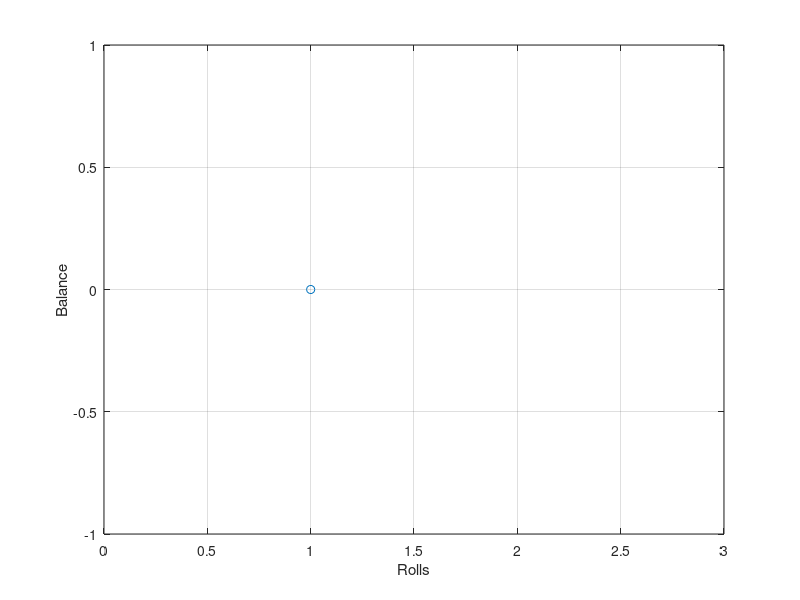

Write MATLAB code to recreate this figure. (Note: this script raises an error after producing the figure.)
clear

evenlist = [2,4,6,8,10,12,14,16,18,20,22,24,26,28,30,32,34,36]; %numbers contained in the even bin (equal to prob of black, red, etc.)
highest_balance = 0;
top_balance_roll = [];
roll_matrix = zeros(2,2);
balance_matrix = zeros(2,2);

prompt ='\nHow many simulations will you run? ';
num_simulation = input(prompt);
if rem(num_simulation, 2) ~= 0 %in order to get a median later, the #of sims must always be odd
    num_simulation = num_simulation+1;
end

prompt2 ='\nWhat is your starting balance? ';
hard_balance = input(prompt2);

for i = 0:num_simulation %generate many vectors
    roll_at_highest_balance = 0;
    highest_balance = 0;
    current_roll = 0;
    balance = hard_balance;
    bet = 5;
    resetbet = bet;
    
    balance_vector = [];
    rolls = [];
    
    while balance > 0
        if (balance - bet) >= 0
            balance = balance - bet;
            
            landon = randi([0 36],1,1);
            
            if ismember(landon,evenlist)
                balance = balance + bet*2;
                bet = resetbet;
            else
                bet = bet*2;
            end
            
        else
            balance = 0; %balance negative therefore gameover
        end
        balance_vector = [balance_vector, balance];
        current_roll   = current_roll+1; %increment roll count
        rolls          = [rolls, current_roll]; %create x vector for the number of rolls
        
        %end of roll checks
        if balance > highest_balance
            highest_balance = balance; %find highest balance
            roll_at_highest_balance = current_roll;
        end
    end
    
    roll_matrix(i+1,1:length(rolls)) = rolls; %fill matrix with rows of multiple games
    balance_matrix(i+1,1:length(balance_vector)) = balance_vector;
    
    top_balance_roll = [top_balance_roll, roll_at_highest_balance]; %find at which roll the max balance was obtained
end

discard_highest_balance = max(top_balance_roll);
%top_balance_roll(top_balance_roll==discard_highest_balance) = []; %found the highest balance and discard it for safety

% to figure where the optimal stopping point, find the median
index_of_median = find(top_balance_roll == median(top_balance_roll),1); %search for the first element that is greater than or equal to the median
median_rolls_for_max_balance = top_balance_roll(index_of_median); %find the roll optimal stopping value at the median

%get the vectors of the optimal stopping game in the matrices
V = roll_matrix(index_of_median,:); %get row vector at the proper simulation number Xaxis
V(:,~any(V,1)) = [];
limit = V(end);
W = balance_matrix(index_of_median,1:limit); %get the equivalent address in the balance matrix Yaxis

%plot the vector at the median roll
figure(1)
title('The most likely roulette scenario to occur')
plot(V,W,'-o')
grid on
xlabel('Rolls')
ylabel('Balance')
xlim([0 max(V)+2])
ylim([0 max(W)]+10)
ytickformat('usd')
xline(median_rolls_for_max_balance)

fprintf('\n%.0f simulations predict that you should cash-out before %.0f rolls.\n',num_simulation,median_rolls_for_max_balance);


